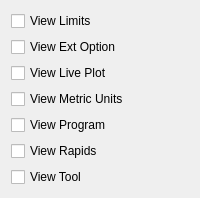
          <widget class="QWidget" name="tab_15">
           <attribute name="title">
            <string>Program</string>
           </attribute>
           <layout class="QGridLayout" name="gridLayout_40">
            <item row="0" column="0">
             <widget class="QCheckBox" name="view_limits_cb">
              <property name="text">
               <string>View Limits</string>
              </property>
             </widget>
            </item>
            <item row="1" column="0">
             <widget class="QCheckBox" name="view_extents_option_cb">
              <property name="text">
               <string>View Ext Option</string>
              </property>
             </widget>
            </item>
            <item row="2" column="0">
             <widget class="QCheckBox" name="view_live_plot_cb">
              <property name="text">
               <string>View Live Plot</string>
              </property>
             </widget>
            </item>
            <item row="3" column="0">
             <widget class="QCheckBox" name="view_metric_units_cb">
              <property name="text">
               <string>View Metric Units</string>
              </property>
             </widget>
            </item>
            <item row="4" column="0">
             <widget class="QCheckBox" name="view_program_cb">
              <property name="text">
               <string>View Program</string>
              </property>
             </widget>
            </item>
            <item row="5" column="0">
             <widget class="QCheckBox" name="view_rapids_cb">
              <property name="text">
               <string>View Rapids</string>
              </property>
             </widget>
            </item>
            <item row="6" column="0">
             <widget class="QCheckBox" name="view_tool_cb">
              <property name="text">
               <string>View Tool</string>
              </property>
             </widget>
            </item>
           </layout>
          </widget>
